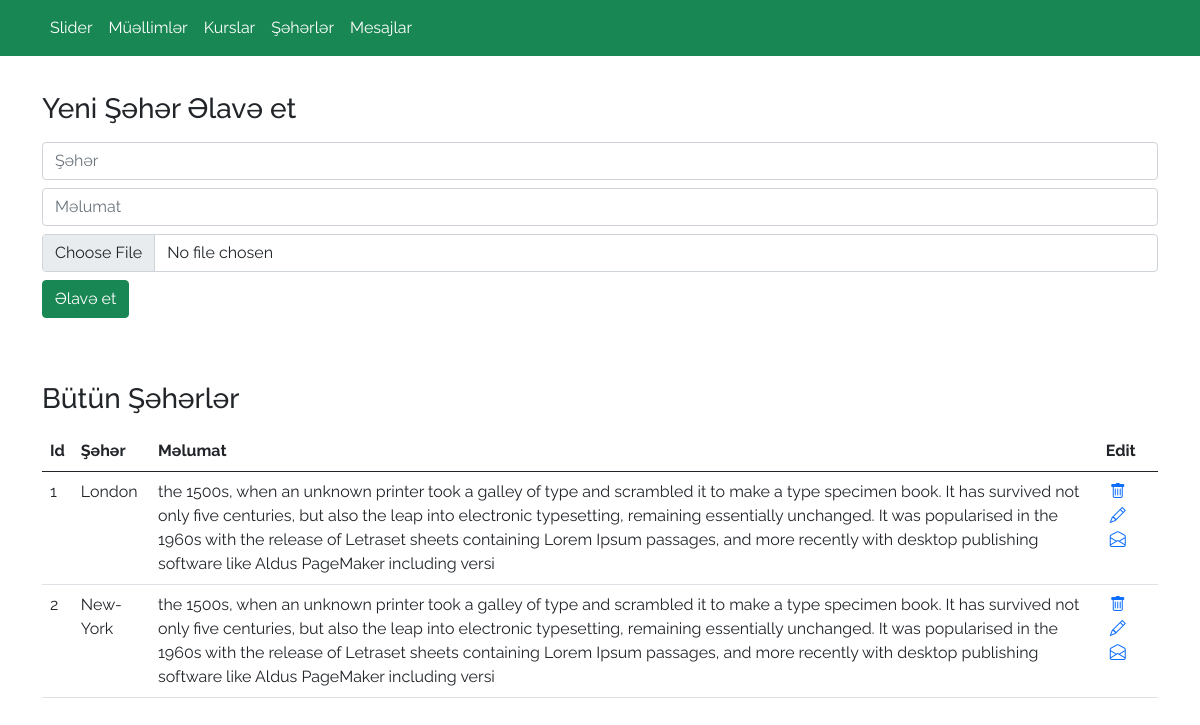
/admin/cities/, run on the app's committed database.
### app.py (models this page shows)
class Cities(db.Model):
    id=db.Column(db.Integer,primary_key=True)
    img=db.Column(db.String(100))
    title=db.Column(db.String(100))
    desc=db.Column(db.Text)

### app.py (the view, shortened to what this page needs)
@app.route("/admin/cities/",methods=['GET','POST'])
def add_city():
    cities=Cities.query.all()
    return render_template("admin/cities.html",cities=cities)

### templates/admin/cities.html
{% extends 'admin/layout.html' %}
{% block content %}
<section class="Cities"style="padding: 20px 0px;">
  <div class="container">
      <div class="row">
          <div class="col-12">
              <h3 class="my-3">Yeni Şəhər Əlavə et</h3>
              <form action="/admin/cities/" method="POST" enctype="multipart/form-data">
              <div class="from-group my-2">
                  <input type="text" class="form-control" name="title" placeholder="Şəhər">
              </div>
              <div class="from-group my-2">
                  <input type="text" class="form-control" name="desc" placeholder="Məlumat">
              </div>
              <div class="from-group my-2">
                  <input type="file" class="form-control" name="img" placeholder="Image">
              </div>
              <div class="from-group my-2">
                  <input type="submit"  class="btn btn-success" value="Əlavə et">
              </div>
              </form>
          </div>
      </div>
  </div>
</section>
<section class="cities" style="padding: 20px 0px;">
  <div class="container">
      <div class="row">
          <div class="col-12">
              <h3 class="my-3">Bütün Şəhərlər</h3>
              <table class="table">
                  <thead>
                    <tr>
                      <th scope="col">Id</th>
                      <th scope="col">Şəhər</th>
                      <th scope="col">Məlumat</th>
                      <th scope="col">Edit</th>
                    </tr>
                  </thead>
                  <tbody>
                    {% for cities in cities %}
                    <tr>
                      <td>{{cities.id}}</td>
                      <td>{{cities.title}}</td>
                      <td>{{cities.desc}}</td>
                      <td>
                          <a href="/admin/cities/delete/{{cities.id}}"><i class="bi bi-trash mx-1"></i></a>
                          <a href="/admin/cities/update/{{cities.id}}"><i class="bi bi-pencil mx-1"></i></a>
                          <a href="/admin/cities/detail/{{cities.id}}"><i class="bi bi-envelope-open mx-1"></i></a>
                      </td>
                    </tr>
                    {% endfor %}
                  </tbody>
                </table>
          </div>
      </div>
  </div>
</section>
{% endblock %}

### templates/admin/layout.html (style rules this page uses)
body { font-family: 'Raleway', sans-serif; }

### data on the page
Cities: id "1", title "London", desc "the 1500s, when an unknown printer took a galley of type and scrambled it to make a type specimen book. It has survived not only five centuries, but also the leap into electronic typesetting, remaining essentially unchanged. It was popularised in the 1960s with the release of Letraset sheets containing Lorem Ipsum passages, and more recently with desktop publishing software like Aldus PageMaker including versi"
Cities: id "2", title "New-York", desc "the 1500s, when an unknown printer took a galley of type and scrambled it to make a type specimen book. It has survived not only five centuries, but also the leap into electronic typesetting, remaining essentially unchanged. It was popularised in the 1960s with the release of Letraset sheets containing Lorem Ipsum passages, and more recently with desktop publishing software like Aldus PageMaker including versi"
